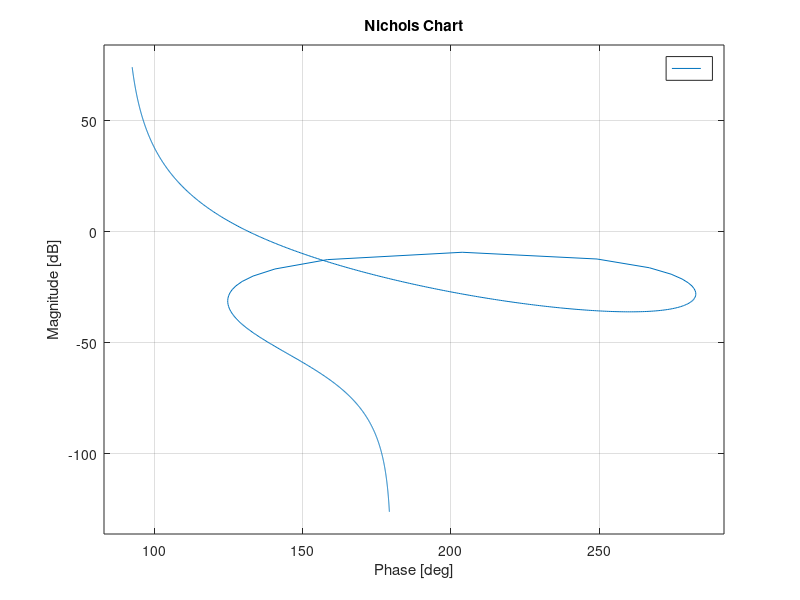

The MATLAB script that drew this image: (Note: this script raises an error after producing the figure.)
s = tf('s');
G = (s + 1) * (s + 4) * (s + 8) / (s^3 * (s^2 + 0.2 * s + 100));
K = [.5 1 5]; % plot chart for this gain
for i = 1:length(K)
    nichols(K(i) * G); % plot nichols
    fig_dir_name = append('../../../Figure/Q1/Q1_a/Q1_aK_', string(K(i)), ...
                          '.png'); % figure name and directory
%     print(fig_dir_name,'-dpng','-r400');
end
    